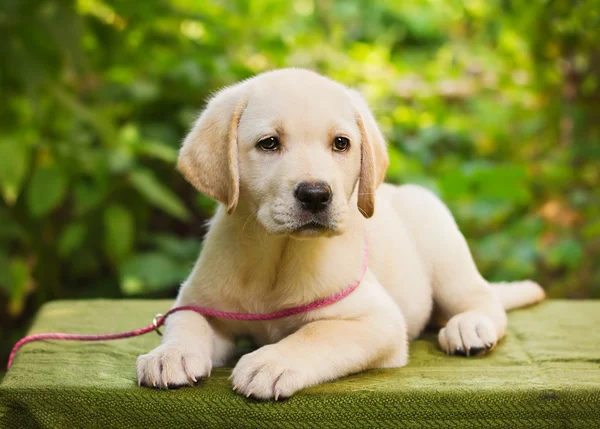
#> input picture Photos/Dog.jpg, 600 x 429 px, found by its file name
$ python transformation.py
#> lines starting #> are read from the running program, lines starting #| are printed output that depends on the picture
import cv2 as cv
import numpy as np

img=cv.imread("Photos/Dog.jpg")
#> img is the input picture: shape (429, 600, 3); mean B, G, R 71.4, 136.1, 133.3

# [21 lines of commented-out code are left out]
flip=cv.flip(img,0)
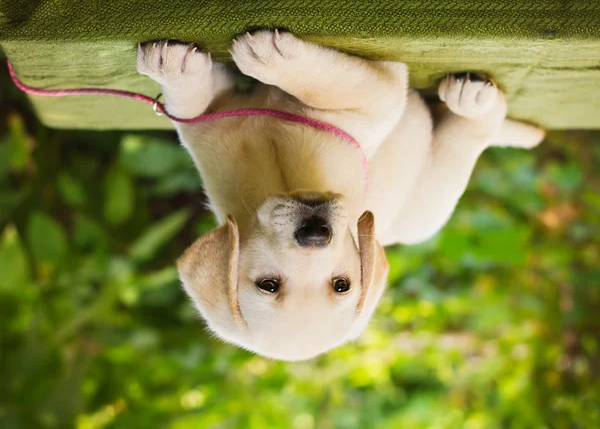
#> flip: shape (429, 600, 3); mean B, G, R 71.4, 136.1, 133.3
cv.imshow("Flip",flip)

cv.waitKey(0)
